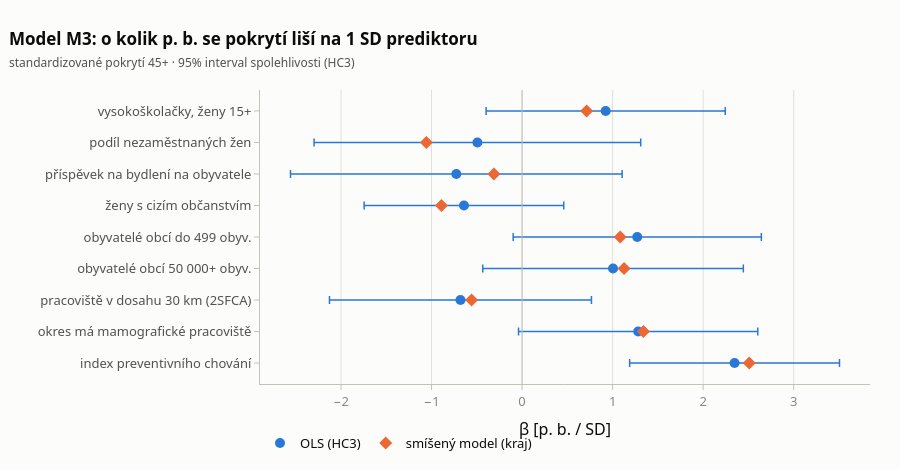

The code cell stored with this chart in its notebook:
### Code cell
cfig = go.Figure()
ci = np.array(KOEF3["CI OLS"].tolist())
cfig.add_trace(go.Scatter(x=KOEF3["β OLS"], y=KOEF3.index, mode="markers", name="OLS (HC3)",
                          marker=dict(size=10, color=S1),
                          error_x=dict(type="data", symmetric=False, array=ci[:, 1] - KOEF3["β OLS"],
                                       arrayminus=KOEF3["β OLS"] - ci[:, 0], color=S1, thickness=1.5),
                          hovertemplate="<b>%{y}</b><br>β = %{x:.2f} p. b.<extra>OLS</extra>"))
cfig.add_trace(go.Scatter(x=KOEF3["β smíšený"], y=KOEF3.index, mode="markers",
                          name="smíšený model (kraj)", marker=dict(size=10, color=S2, symbol="diamond"),
                          hovertemplate="<b>%{y}</b><br>β = %{x:.2f} p. b.<extra>smíšený</extra>"))
cfig.add_vline(x=0, line=dict(color=AXIS, width=1))
cfig.update_layout(**layout("Model M3: o kolik p. b. se pokrytí liší na 1 SD prediktoru",
                            "standardizované pokrytí 45+ · 95% interval spolehlivosti (HC3)"))
cfig.update_layout(height=470, margin=dict(l=260, r=30, t=90, b=80), xaxis_title="β [p. b. / SD]",
                   yaxis=dict(autorange="reversed", showgrid=False, tickfont=dict(color=INK2)),
                   legend=dict(orientation="h", y=-0.15, x=0))
cfig.write_html(OUT / "m3_koeficienty.html", include_plotlyjs="cdn")
cfig

### Figure 1 — Plotly figure (JSON) as saved in the notebook; plotly's stock layout.template omitted (floating-point values rounded to 4 significant figures)
{"data": [{"error_x": {"array": [1.321, 1.804, 1.832, 1.103, 1.371, 1.439, 1.447, 1.321, 1.159], "arrayminus": [1.321, 1.804, 1.832, 1.103, 1.371, 1.439, 1.447, 1.321, 1.159], "color": "#2a78d6", "symmetric": false, "thickness": 1.5, "type": "data"}, "hovertemplate": "<b>%{y}</b><br>β = %{x:.2f} p. b.<extra>OLS</extra>", "marker": {"color": "#2a78d6", "size": 10}, "mode": "markers", "name": "OLS (HC3)", "type": "scatter", "x": [0.9235, -0.4935, -0.7264, -0.6419, 1.272, 1.005, -0.6805, 1.282, 2.347], "y": ["vysokoškolačky, ženy 15+", "podíl nezaměstnaných žen", "příspěvek na bydlení na obyvatele", "ženy s cizím občanstvím", "obyvatelé obcí do 499 obyv.", "obyvatelé obcí 50 000+ obyv.", "pracoviště v dosahu 30 km (2SFCA)", "okres má mamografické pracoviště", "index preventivního chování"]}, {"hovertemplate": "<b>%{y}</b><br>β = %{x:.2f} p. b.<extra>smíšený</extra>", "marker": {"color": "#eb6834", "size": 10, "symbol": "diamond"}, "mode": "markers", "name": "smíšený model (kraj)", "type": "scatter", "x": [0.7133, -1.057, -0.3108, -0.8905, 1.084, 1.127, -0.558, 1.341, 2.51], "y": ["vysokoškolačky, ženy 15+", "podíl nezaměstnaných žen", "příspěvek na bydlení na obyvatele", "ženy s cizím občanstvím", "obyvatelé obcí do 499 obyv.", "obyvatelé obcí 50 000+ obyv.", "pracoviště v dosahu 30 km (2SFCA)", "okres má mamografické pracoviště", "index preventivního chování"]}], "layout": {"font": {"color": "#0b0b0b", "family": "system-ui, -apple-system, Segoe UI, sans-serif", "size": 13}, "height": 470, "hoverlabel": {"bgcolor": "white", "bordercolor": "#c3c2b7", "font": {"family": "system-ui, -apple-system, Segoe UI, sans-serif", "size": 12.5}}, "legend": {"orientation": "h", "x": 0, "y": -0.15}, "margin": {"b": 80, "l": 260, "r": 30, "t": 90}, "paper_bgcolor": "#fcfcfb", "plot_bgcolor": "#fcfcfb", "shapes": [{"line": {"color": "#c3c2b7", "width": 1}, "type": "line", "x0": 0, "x1": 0, "xref": "x", "y0": 0, "y1": 1, "yref": "y domain"}], "title": {"font": {"size": 17}, "text": "<b>Model M3: o kolik p. b. se pokrytí liší na 1 SD prediktoru</b><br><span style=\"font-size:12px;color:#52514e\">standardizované pokrytí 45+ · 95% interval spolehlivosti (HC3)</span>", "x": 0.01, "xanchor": "left"}, "xaxis": {"gridcolor": "#e1e0d9", "linecolor": "#c3c2b7", "tickcolor": "#c3c2b7", "tickfont": {"color": "#898781"}, "ticks": "outside", "title": {"text": "β [p. b. / SD]"}, "zeroline": false}, "yaxis": {"autorange": "reversed", "gridcolor": "#e1e0d9", "linecolor": "#c3c2b7", "showgrid": false, "tickcolor": "#c3c2b7", "tickfont": {"color": "#52514e"}, "ticks": "outside", "zeroline": false}}}
